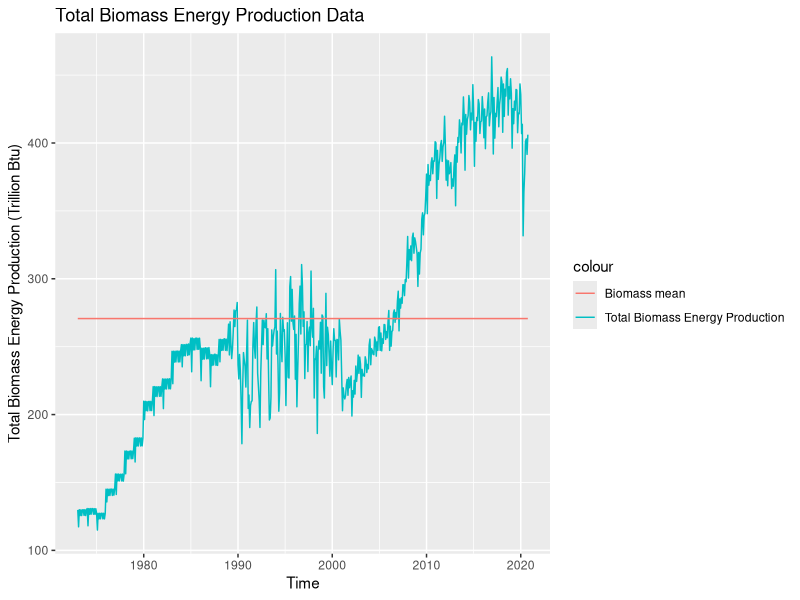
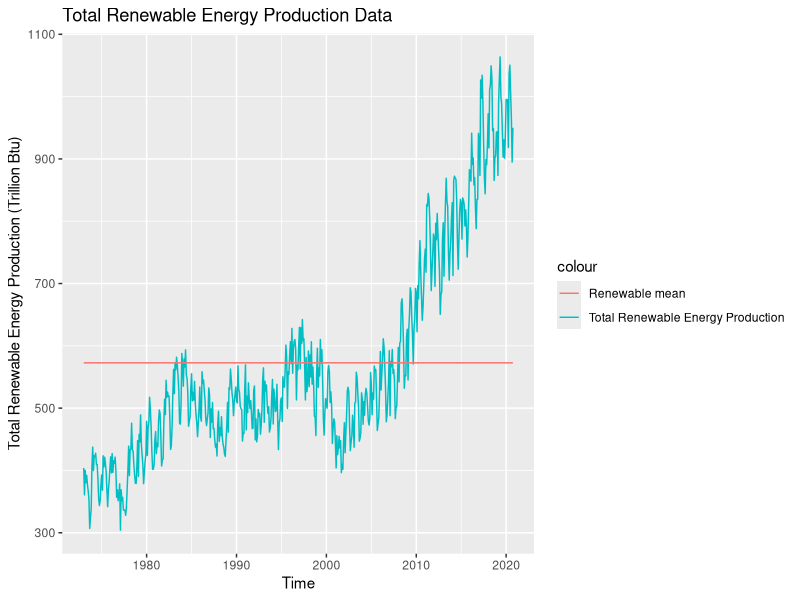
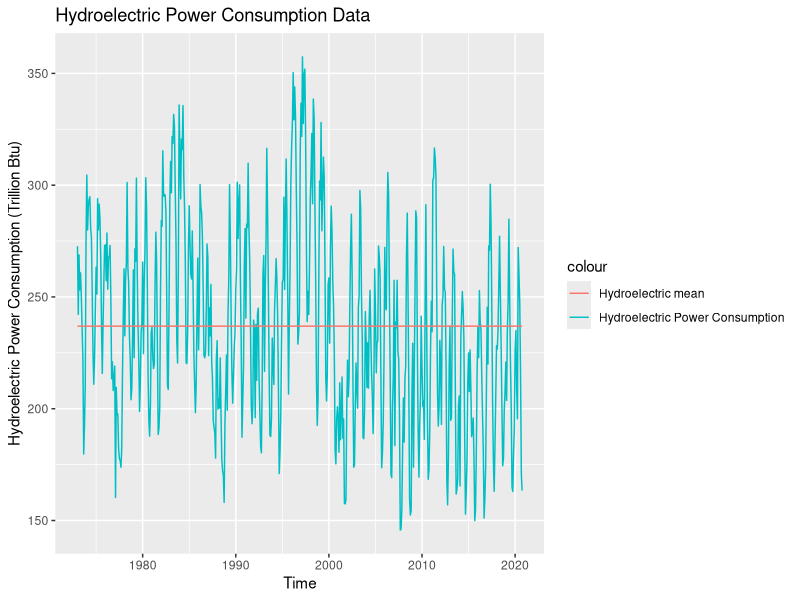
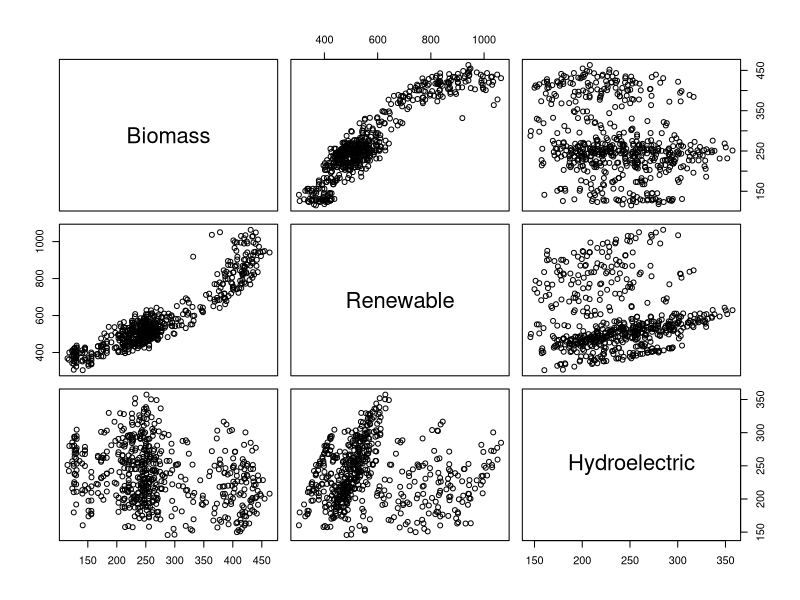
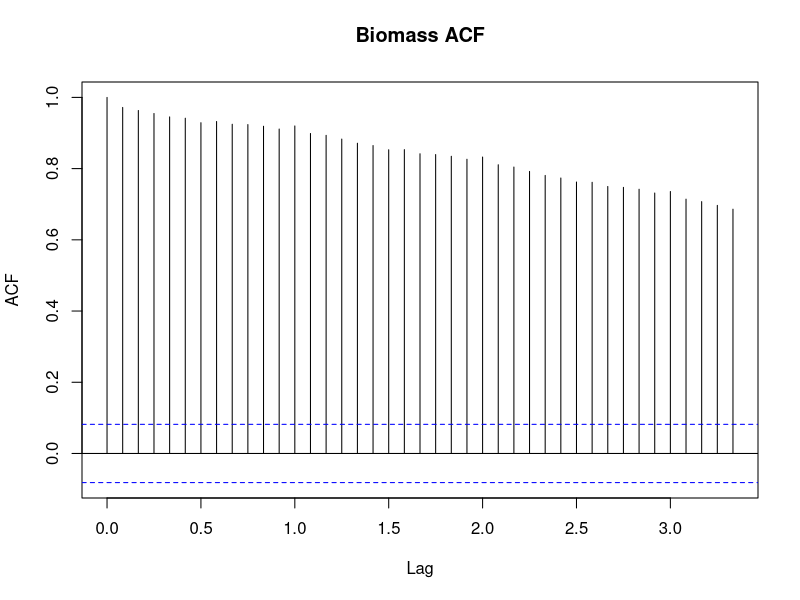
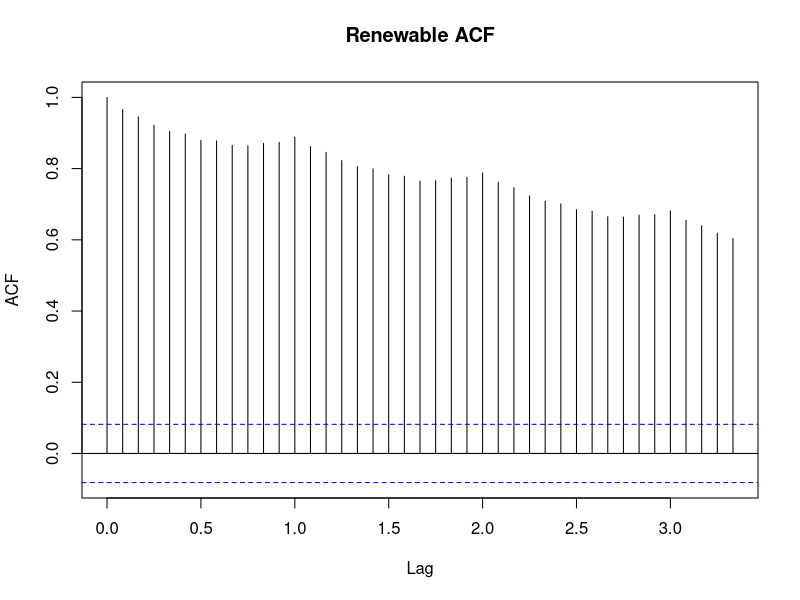
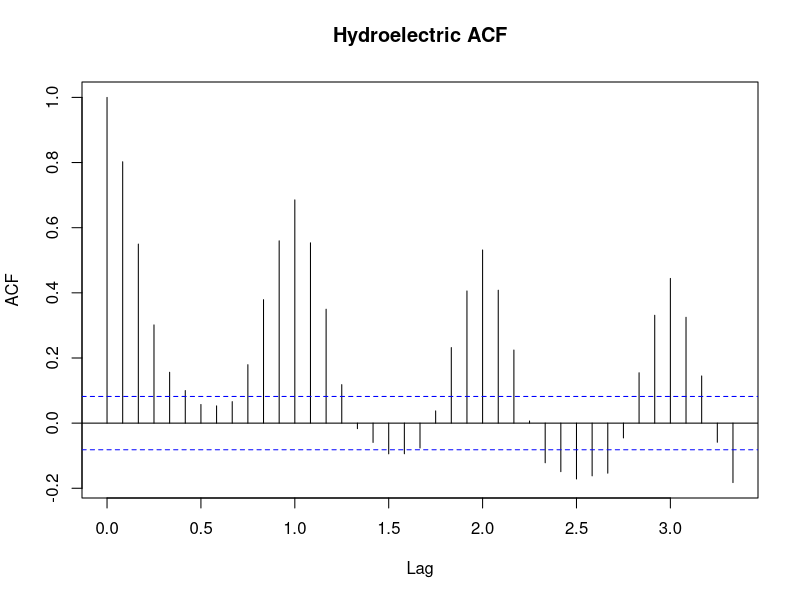
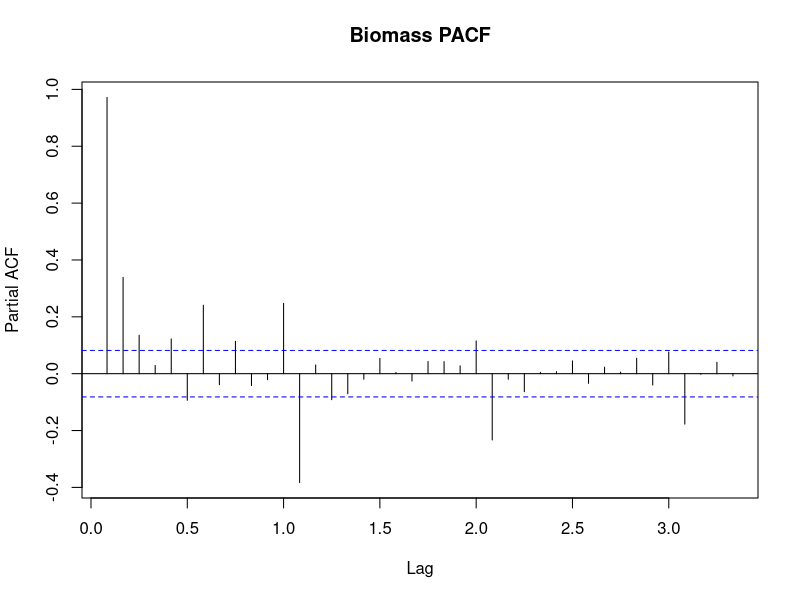

Here is the R script that generated these plots, in order:
## ---- chunk 1
#Load/install required package here
getwd()

library(lubridate)
library(ggplot2)

library(dplyr)
#install.packages("forecast")
library(forecast)
#install.packages("tseries")
library(tseries)
## ---- chunk 2
#Importing data set

#install.packages("readxl")
library("readxl")
MonthlyData <- read_excel("./Data/Table_10.1_Renewable_Energy_Production_and_Consumption_by_Source.xlsx",sheet = 1, skip = 9) 
MonthlyData

#AnnualData <- read_excel("./Data/Table_10.1_Renewable_Energy_Production_and_Consumption_by_Source.xlsx",2)
#AnnualData
## ---- chunk 3
#specific rows and columns just trim the table
MonthlyData_subset<- MonthlyData[2:575, c(1, 4, 5, 6)]
MonthlyData_subset

#Checking data
head(MonthlyData_subset)
str(MonthlyData_subset)
## ---- chunk 4
# change character format to numeric format
MonthlyData_subset[,2:4] <- sapply(MonthlyData_subset[,2:4],as.numeric)
str(MonthlyData_subset)

#add column names 
colnames(MonthlyData_subset)=c("Month","Biomass","Renewable","Hydroelectric")


# from Jan 1973 to Oct 2020 as a time series object
MonthlyData_subset_ts <- ts(MonthlyData_subset[2:4], frequency = 12, start = c(1973, 1, 1), end = c(2020, 10, 1)) 
MonthlyData_subset_ts
## ---- chunk 5
Biomass_mean <- mean(MonthlyData_subset_ts[,"Biomass"])
Biomass_sd <- sd(MonthlyData_subset_ts[,"Biomass"])
Biomass_mean
str(Biomass_mean)
Biomass_sd

Renewable_mean <- mean(MonthlyData_subset_ts[,"Renewable"])
Renewable_sd <- sd(MonthlyData_subset_ts[,"Renewable"])
Renewable_mean
Renewable_sd

Hydroelectric_mean <- mean(MonthlyData_subset_ts[,"Hydroelectric"])
Hydroelectric_sd <- sd(MonthlyData_subset_ts[,"Hydroelectric"])
Hydroelectric_mean
Hydroelectric_sd

## ---- chunk 6
library(ggplot2)
#plot.new()

#using package ggplot2
Biomass_plot <- ggplot(MonthlyData_subset, aes(x=Month, y=Biomass)) +
  geom_line(aes(y=Biomass,col="Total Biomass Energy Production"),group = 1) +
  geom_line(aes(y=Biomass_mean,col="Biomass mean"),group = 2) +
  ggtitle("Total Biomass Energy Production Data") +
  xlab("Time") + 
  ylab("Total Biomass Energy Production (Trillion Btu)")
Biomass_plot

#dev.off()

## ---- chunk 7
Renewable_plot <- ggplot(MonthlyData_subset, aes(x=Month, y=Renewable)) +
  geom_line(aes(y=Renewable,col="Total Renewable Energy Production"),group = 1) +
  geom_line(aes(y=Renewable_mean,col="Renewable mean"),group = 2) +
  ggtitle("Total Renewable Energy Production Data") +
  xlab("Time") + 
  ylab("Total Renewable Energy Production (Trillion Btu)")
Renewable_plot
## ---- chunk 8
Hydroelectric_plot <- ggplot(MonthlyData_subset, aes(x=Month, y=Hydroelectric)) +
  geom_line(aes(y=Hydroelectric,col="Hydroelectric Power Consumption"),group = 1) +
  geom_line(aes(y=Hydroelectric_mean,col="Hydroelectric mean"),group = 2) +
  ggtitle("Hydroelectric Power Consumption Data") +
  xlab("Time") + 
  ylab("Hydroelectric Power Consumption (Trillion Btu)")
Hydroelectric_plot
## ---- chunk 9

pairs(MonthlyData_subset[, c(2,3,4)])

cor(MonthlyData_subset$Biomass, MonthlyData_subset$Renewable)

cor(MonthlyData_subset$Biomass, MonthlyData_subset$Hydroelectric)

cor(MonthlyData_subset$Renewable, MonthlyData_subset$Hydroelectric)

#Due to the results of correlation and plots, Total Biomass Energy Production and Hydroelectric Power Consumption  are significatly correlated, whereas they other two are not.
## ---- chunk 10
Biomass_acf = acf(MonthlyData_subset_ts[,1], lag.max=40, type = "correlation", plot=TRUE, main="Biomass ACF")

Renewable_acf = acf(MonthlyData_subset_ts[,2], lag.max=40, type = "correlation", plot=TRUE, main="Renewable ACF")

Hydroelectric_acf = acf(MonthlyData_subset_ts[,3], lag.max=40, type = "correlation", plot=TRUE, main="Hydroelectric ACF")




## ---- chunk 11
Biomass_pacf = pacf(MonthlyData_subset_ts[,1], lag.max=40,plot=TRUE, main="Biomass PACF")

Renewable_pacf = pacf(MonthlyData_subset_ts[,2], lag.max=40, plot=TRUE, main="Renewable PACF")

Hydroelectric_acf = acf(MonthlyData_subset_ts[,3], lag.max=40, plot=TRUE, main="Hydroelectric PACF")



